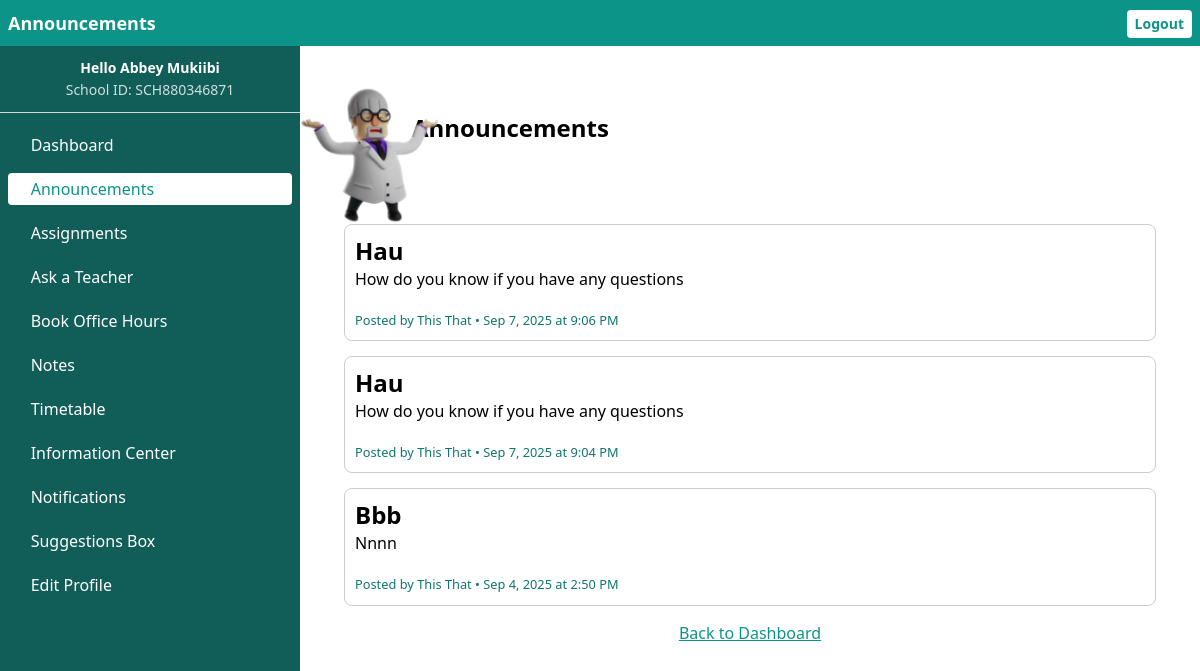
/student/view_announcements.php (signed in), run on the app's committed database.
### tables this page shows
CREATE TABLE announcements (
            id INTEGER PRIMARY KEY AUTOINCREMENT,
            class_id NOT NULL,
            teacher_id TEXT NOT NULL,
            title TEXT NOT NULL,
            content TEXT NOT NULL,
            created_at DATETIME DEFAULT CURRENT_TIMESTAMP,
            school NOT NULL
        );

CREATE TABLE teachers (
        id INTEGER PRIMARY KEY AUTOINCREMENT,
        school_id VARCHAR(50) NOT NULL,
        email VARCHAR(100) NOT NULL UNIQUE,
        password VARCHAR(255) NOT NULL,
        full_name VARCHAR(100) NOT NULL, phone VARCHAR(20), created_at DATETIME, status INTEGER DEFAULT unapproved,
        FOREIGN KEY (school_id) REFERENCES schools(school_id)
    );

### student/config.php (called while the page is built, shortened)
<?php
function hrd($datetime) {
    $timestamp = strtotime($datetime);
    $now = time();
    $today = strtotime(date('Y-m-d', $now));
    $yesterday = strtotime('-1 day', $today);
    if (date('Y-m-d', $timestamp) == date('Y-m-d', $today)) {
        return 'Today at ' . date('g:i A', $timestamp);
    } elseif (date('Y-m-d', $timestamp) == date('Y-m-d', $yesterday)) {
        return 'Yesterday at ' . date('g:i A', $timestamp);
    } elseif ($timestamp >= strtotime('-6 days', $today)) {
        return date('l', $timestamp) . ' at ' . date('g:i A', $timestamp);
    } else {
        return date('M j, Y \a\t g:i A', $timestamp);
    }
}
?>

### student/view_announcements.php (the view, shortened to what this page needs)
<?php
require 'config.php';
$stmt = $conn->prepare("SELECT grade_level FROM students WHERE id = :student_id");
$stmt->bindValue(':student_id', $_SESSION['student_id'], SQLITE3_TEXT);
$class_result = $stmt->execute();
$class_data = $class_result->fetchArray(SQLITE3_ASSOC);
$class_id = $class_data['grade_level'];
$stmt = $conn->prepare("
    SELECT a.title, a.content, a.created_at, t.full_name AS teacher_name
    FROM announcements a
    JOIN teachers t ON a.teacher_id = t.id
    WHERE a.class_id = :class_id
    ORDER BY a.created_at DESC
");
$stmt->bindValue(':class_id', $class_id, SQLITE3_TEXT);
$result = $stmt->execute();
$announcements = [];
while ($row = $result->fetchArray(SQLITE3_ASSOC)) {
    $announcements[] = $row;
}
?>
<!DOCTYPE html>
<html>
<head>
      <link rel="stylesheet" href="../remixicon.css">
</head>
<body>
      <div class="sidebar fixed pt-14 top-0 w-1/2 bg-teal-800 h-screen overflow-y-scroll md:left-0 md:w-1/4 -left-1/2">
            <div class="sidebar-header border-b border-gray-300 flex flex-col justify-center text-center text-white items-center w-full gap-0.5">
                <p class="font-semibold text-sm">Hello <?php echo htmlspecialchars($_SESSION['student_name']); ?></p>
                <p class="opacity-80 mb-3 text-sm">School ID: <?php echo htmlspecialchars($_SESSION['school_id']); ?></p>
            </div>
            <nav class="flex pt-4 text-white flex-col gap-3 px-2 overflow-y-scroll">
              <a href="student_dashboard.php" class="menu-item rounded flex items-center">
<span class="text-2xl mr-1 ri-dashboard-fill"></span>
Dashboard
</a>
<a href="view_announcements.php" class="menu-item rounded flex items-center">
<span class="text-2xl mr-1 ri-megaphone-fill"></span>
Announcements
</a>
<a href="view_assignments.php" class="menu-item rounded flex items-center">
<span class="text-2xl mr-1 ri-sticky-note-fill "></span>
Assignments
</a>
<a href="ask_the_teacher.php" class="menu-item rounded flex items-center">
<span class="text-2xl mr-1 ri-question-fill "></span>
Ask a Teacher
</a>
<a href="book_office_hours.php" class="menu-item rounded flex items-center">
<span class="text-2xl mr-1 ri-calendar-check-fill"></span>
Book Office Hours
</a>
<a href="download_notes.php" class="menu-item rounded flex items-center">
<span class="ri-file-2-fill text-2xl mr-1 "></span>
Notes
</a>
 <a href="view_timetable.php" class="menu-item rounded flex items-center">
<span class="text-2xl ri-calendar-schedule-fill mr-1"></span>
Timetable
</a>
<a href="info_posts.php" class="menu-item rounded flex items-center">
<span class="text-2xl mr-1 ri-information-fill">️</span>
Information Center
</a>
<a href="fetch_notification.php" class="menu-item rounded flex items-center">
<span class="text-2xl mr-1 ri-notification-3-fill"></span>
Notifications
</a>
<a href="suggestions.php" class="menu-item rounded flex items-center">
<span class="text-2xl mr-1 ri-login-box-fill"></span>
Suggestions Box
</a>
<a href="edit_profile.php" class="menu-item rounded flex items-center">
<span class="text-2xl mr-1 ri-settings-fill "></span>
Edit Profile
</a>
            </nav>
        </div>
           <div class="md:w-3/4 md:relative md:left-1/4 md:px-8 pt-8 main-content">
            <div class="top-bar fixed top-0 bg-teal-600 left-0 max-w-screen w-full flex px-2 items-center justify-between text-white py-2 text-lg">
                <h2 onclick="showMenu()" class="font-bold gap-1 flex items-center"><span class="ri-menu-2-line text-2xl md:hidden"></span>Announcements</h2>
                <form action="logout.php" method="POST" style="display: inline;">
                    <button type="submit" class="logout-btn text-sm bg-white text-teal-600 font-bold rounded py-1 px-2 ">Logout</button>
                </form>
            </div>
<h2 class="my-10 relative -z-20 text-2xl pl-20 py-10 font-bold"><img src="../global/dd.png" class="-top-1 -left-8 md:w-2/12 md:top-3 w-2/5 object-cover absolute object-center z-10">Announcements</h2>
    <?php if (empty($announcements)): ?>
    <div class="w-full flex flex-col justify-center items-center gap-4 h-2/4">
       <i class="text-9xl text-gray-400 ri-cloud-off-fill"></i>
        <p class="text-center text-teal-600">No announcements available yet.</p>
    </div>
    <?php else: ?>
        <?php foreach ($announcements as $a): ?>
            <div class="rounded-lg p-2 m-3" style="border:1px solid #ccc; padding:10px; margin-bottom:15px;">
                <h3 class="text-2xl font-bold"><?php echo htmlspecialchars($a['title']); ?></h3>
                <p><?php echo nl2br(htmlspecialchars($a['content'])); ?></p>
                <small class="block text-teal-700 mt-5">Posted by <?php echo htmlspecialchars($a['teacher_name']); ?> • <?php echo hrd($a['created_at']); ?></small>
            </div>
        <?php endforeach; ?>
    <?php endif; ?>
    <p class="underline text-center text-teal-600"><a href="student_dashboard.php">Back to Dashboard</a></p>
</div>
</body>
</html>

### data on the page
announcements: title "Hau", content "How do you know if you have any questions", teacher.full_name "This That", created_at "Sep 7, 2025 at 9:06 PM"
announcements: title "Hau", content "How do you know if you have any questions", teacher.full_name "This That", created_at "Sep 7, 2025 at 9:04 PM"
announcements: title "Bbb", content "Nnnn", teacher.full_name "This That", created_at "Sep 4, 2025 at 2:50 PM"

### other printed values
$_SESSION['student_name'] "Abbey Mukiibi"
$_SESSION['school_id'] "SCH880346871"
